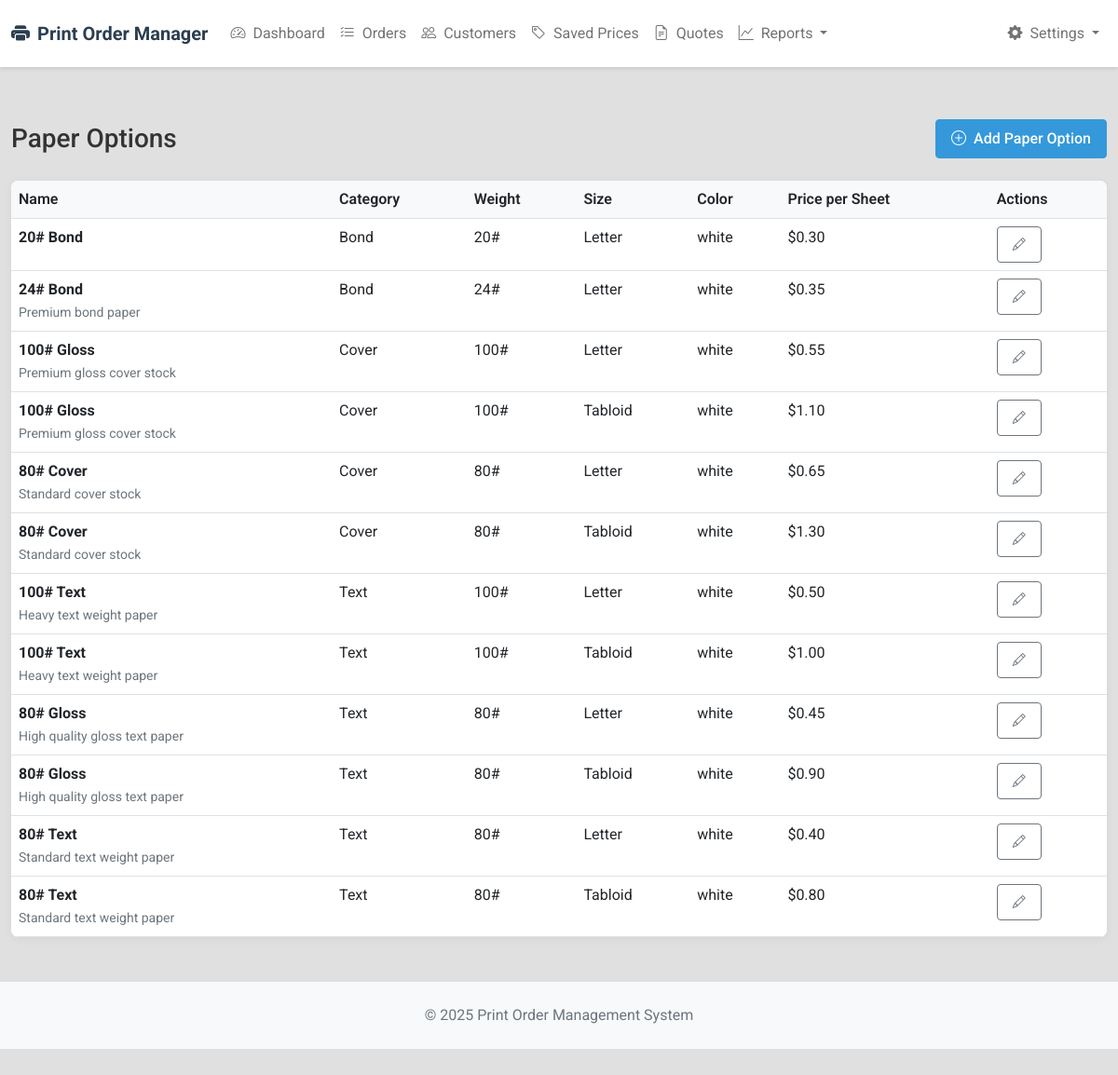
The page /paper-options on the database as committed earlier.
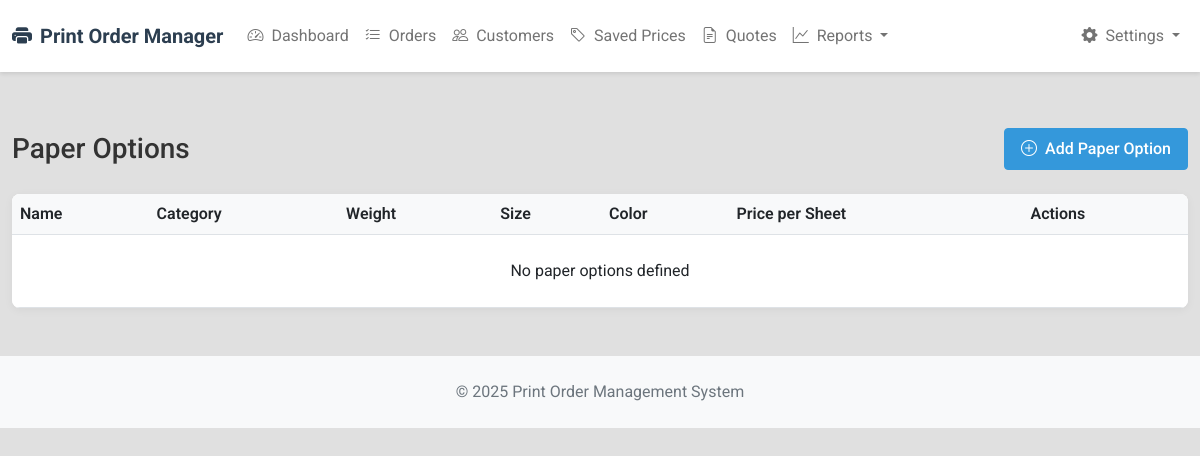
The same page on the database as committed later.
### models.py (models this page shows, shortened)
class PaperOption(db.Model):
    id = db.Column(db.Integer, primary_key=True)
    name = db.Column(db.String(100), nullable=False)
    description = db.Column(db.Text)
    category = db.Column(db.String(50))  # "Bond", "Cover", "Card Stock", etc.
    weight = db.Column(db.String(20))  # "20#", "80#", "100#", etc.
    size = db.Column(db.String(20))  # "Letter", "Legal", "Tabloid", etc.
    color = db.Column(db.String(50))  # "White", "Colored", etc.
    price_per_sheet = db.Column(db.Float, default=0.0)

### routes.py (the view)
@app.route('/paper-options')
@login_required
def paper_options_index():
    paper_options = PaperOption.query.order_by(PaperOption.category, PaperOption.name).all()
    return render_template('paper_options/index.html', paper_options=paper_options)

### routes.py (called while the page is built, shortened)
def login_required(f):
    @functools.wraps(f)
    def decorated_function(*args, **kwargs):
        return f(*args, **kwargs)
    return decorated_function

@app.before_request
def get_default_user():
    g.user = User.query.filter_by(role='admin').first()

### templates/paper_options/index.html (shortened to what this page needs)
{% extends "layout.html" %}
{% block page_header %}
<div class="d-flex justify-content-between align-items-center mb-4">
    <h1 class="h3 mb-0">Paper Options</h1>
    <a href="{{ url_for('paper_options_create') }}" class="btn btn-primary">
        <i class="bi bi-plus-circle me-1"></i> Add Paper Option
    </a>
</div>
{% endblock %}
{% block content %}
<div class="card">
    <div class="card-body p-0">
        <div class="table-responsive">
            <table class="table mb-0">
                <thead>
                    <tr>
                        <th>Name</th>
                        <th>Category</th>
                        <th>Weight</th>
                        <th>Size</th>
                        <th>Color</th>
                        <th>Price per Sheet</th>
                        <th>Actions</th>
                    </tr>
                </thead>
                <tbody>
                    {% if paper_options %}
                        {% for option in paper_options %}
                        <tr>
                            <td>
                                <strong>{{ option.name }}</strong>
                                {% if option.description %}
                                <br><small class="text-muted">{{ option.description }}</small>
                                {% endif %}
                            </td>
                            <td>{{ option.category }}</td>
                            <td>{{ option.weight }}</td>
                            <td>{{ option.size }}</td>
                            <td>{{ option.color }}</td>
                            <td>${{ "%.2f"|format(option.price_per_sheet) }}</td>
                            <td>
                                <div class="btn-group btn-group-sm">
                                    <a href="{{ url_for('paper_options_edit', id=option.id) }}" class="btn btn-outline-secondary">
                                        <i class="bi bi-pencil"></i>
                                    </a>
                                </div>
                            </td>
                        </tr>
                        {% endfor %}
                    {% else %}
                        <tr>
                            <td colspan="7" class="text-center py-4">No paper options defined</td>
                        </tr>
                    {% endif %}
                </tbody>
            </table>
        </div>
    </div>
</div>
{% endblock %}

Rows that differ between the two databases and show on the page:
removed PaperOption: name "20# Bond", category "Bond", weight "20#", size "Letter", color "white", price_per_sheet "0.30"
removed PaperOption: name "24# Bond", description "Premium bond paper", category "Bond", weight "24#", size "Letter", color "white", price_per_sheet "0.35"
removed PaperOption: name "100# Gloss", description "Premium gloss cover stock", category "Cover", weight "100#", size "Letter", color "white", price_per_sheet "0.55"
removed PaperOption: name "100# Gloss", description "Premium gloss cover stock", category "Cover", weight "100#", size "Tabloid", color "white", price_per_sheet "1.10"
removed PaperOption: name "80# Cover", description "Standard cover stock", category "Cover", weight "80#", size "Letter", color "white", price_per_sheet "0.65"
removed PaperOption: name "80# Cover", description "Standard cover stock", category "Cover", weight "80#", size "Tabloid", color "white", price_per_sheet "1.30"
removed PaperOption: name "100# Text", description "Heavy text weight paper", category "Text", weight "100#", size "Letter", color "white", price_per_sheet "0.50"
removed PaperOption: name "100# Text", description "Heavy text weight paper", category "Text", weight "100#", size "Tabloid", color "white", price_per_sheet "1.00"
removed PaperOption: name "80# Gloss", description "High quality gloss text paper", category "Text", weight "80#", size "Letter", color "white", price_per_sheet "0.45"
removed PaperOption: name "80# Gloss", description "High quality gloss text paper", category "Text", weight "80#", size "Tabloid", color "white", price_per_sheet "0.90"
removed PaperOption: name "80# Text", description "Standard text weight paper", category "Text", weight "80#", size "Letter", color "white", price_per_sheet "0.40"
removed PaperOption: name "80# Text", description "Standard text weight paper", category "Text", weight "80#", size "Tabloid", color "white", price_per_sheet "0.80"
Other text that changed with them:
text now shown: "No paper options defined"
